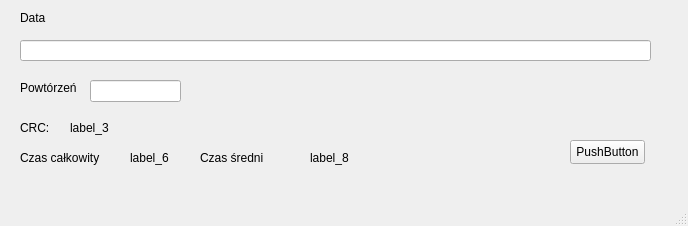
<?xml version="1.0" encoding="UTF-8"?>
<ui version="4.0">
 <class>MainWindow</class>
 <widget class="QMainWindow" name="MainWindow">
  <property name="geometry">
   <rect>
    <x>0</x>
    <y>0</y>
    <width>688</width>
    <height>226</height>
   </rect>
  </property>
  <property name="windowTitle">
   <string>MainWindow</string>
  </property>
  <widget class="QWidget" name="centralwidget">
   <widget class="QPushButton" name="pushButton">
    <property name="geometry">
     <rect>
      <x>570</x>
      <y>140</y>
      <width>75</width>
      <height>24</height>
     </rect>
    </property>
    <property name="text">
     <string>PushButton</string>
    </property>
   </widget>
   <widget class="QLineEdit" name="lineEdit">
    <property name="geometry">
     <rect>
      <x>20</x>
      <y>40</y>
      <width>631</width>
      <height>21</height>
     </rect>
    </property>
   </widget>
   <widget class="QLineEdit" name="lineEdit_2">
    <property name="geometry">
     <rect>
      <x>90</x>
      <y>80</y>
      <width>91</width>
      <height>22</height>
     </rect>
    </property>
   </widget>
   <widget class="QLabel" name="label_3">
    <property name="geometry">
     <rect>
      <x>70</x>
      <y>120</y>
      <width>49</width>
      <height>16</height>
     </rect>
    </property>
    <property name="text">
     <string>label_3</string>
    </property>
   </widget>
   <widget class="QLabel" name="label_6">
    <property name="geometry">
     <rect>
      <x>130</x>
      <y>150</y>
      <width>49</width>
      <height>16</height>
     </rect>
    </property>
    <property name="text">
     <string>label_6</string>
    </property>
   </widget>
   <widget class="QLabel" name="label_8">
    <property name="geometry">
     <rect>
      <x>310</x>
      <y>150</y>
      <width>49</width>
      <height>16</height>
     </rect>
    </property>
    <property name="text">
     <string>label_8</string>
    </property>
   </widget>
   <widget class="QLabel" name="label">
    <property name="geometry">
     <rect>
      <x>20</x>
      <y>120</y>
      <width>49</width>
      <height>16</height>
     </rect>
    </property>
    <property name="text">
     <string>CRC:</string>
    </property>
   </widget>
   <widget class="QLabel" name="label_2">
    <property name="geometry">
     <rect>
      <x>20</x>
      <y>10</y>
      <width>49</width>
      <height>16</height>
     </rect>
    </property>
    <property name="text">
     <string>Data</string>
    </property>
   </widget>
   <widget class="QLabel" name="label_4">
    <property name="geometry">
     <rect>
      <x>20</x>
      <y>80</y>
      <width>61</width>
      <height>16</height>
     </rect>
    </property>
    <property name="text">
     <string>Powtórzeń</string>
    </property>
   </widget>
   <widget class="QLabel" name="label_5">
    <property name="geometry">
     <rect>
      <x>20</x>
      <y>150</y>
      <width>91</width>
      <height>16</height>
     </rect>
    </property>
    <property name="text">
     <string>Czas całkowity</string>
    </property>
   </widget>
   <widget class="QLabel" name="label_7">
    <property name="geometry">
     <rect>
      <x>200</x>
      <y>150</y>
      <width>71</width>
      <height>16</height>
     </rect>
    </property>
    <property name="text">
     <string>Czas średni</string>
    </property>
   </widget>
  </widget>
  <widget class="QMenuBar" name="menubar">
   <property name="geometry">
    <rect>
     <x>0</x>
     <y>0</y>
     <width>688</width>
     <height>22</height>
    </rect>
   </property>
  </widget>
  <widget class="QStatusBar" name="statusbar"/>
 </widget>
 <resources/>
 <connections/>
</ui>
